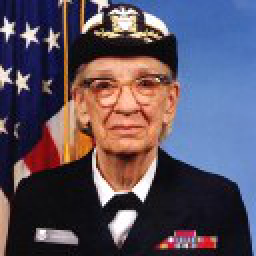
#> input picture Week_4/Pillow (PIL)/hopper.ppm, 128 x 128 px, found by its file name (shown 2 times larger)
$ python tut2.py
#> lines starting #> are read from the running program, lines starting #| are printed output that depends on the picture
from PIL import Image
import os, sys

im = Image.open("Pil/hopper.ppm")
#> im is the input picture: PIL image 128x128 RGB; mean R, G, B 89.7, 80.1, 95.4

print(im.format, im.size, im.mode)
#| PPM (128, 128) RGB

# Cutting, pasting, and merging images

box = (0, 0, 64, 64)
region = im.crop(box)
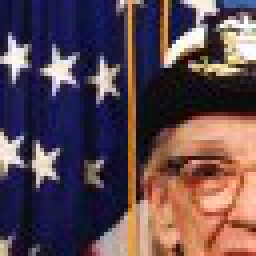
#> region: PIL image 64x64 RGB (shown 4 times larger); mean R, G, B 94.2, 72.7, 80.5

region = region.transpose(Image.Transpose.ROTATE_180)
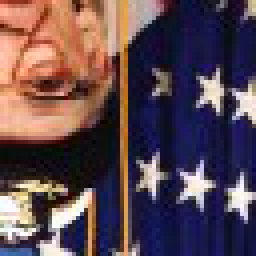
#> region: PIL image 64x64 RGB (shown 4 times larger); mean R, G, B 94.2, 72.7, 80.5
im.paste(region, box)
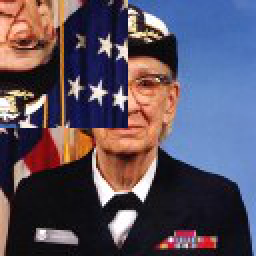
#> im: PIL image 128x128 RGB (shown 2 times larger); mean R, G, B 89.7, 80.1, 95.4

# Rolling an image

def roll(im: Image.Image, delta: int) -> Image.Image:
    """Roll an image sideways."""
    xsize, ysize = im.size

    delta = delta % xsize
    if delta == 0:
        return im

    part1 = im.crop((0, 0, delta, ysize))
    part2 = im.crop((delta, 0, xsize, ysize))
    im.paste(part1, (xsize - delta, 0, xsize, ysize))
    im.paste(part2, (0, 0, xsize - delta, ysize))

    return im

# Merging Image

def merge(im1: Image.Image, im2: Image.Image) -> Image.Image:
    w = im1.size[0] + im2.size[0]
    h = max(im1.size[1], im2.size[1])
    im = Image.new("RGBA", (w, h))

    im.paste(im1)
    im.paste(im2, (im1.size[0], 0))

    return im
